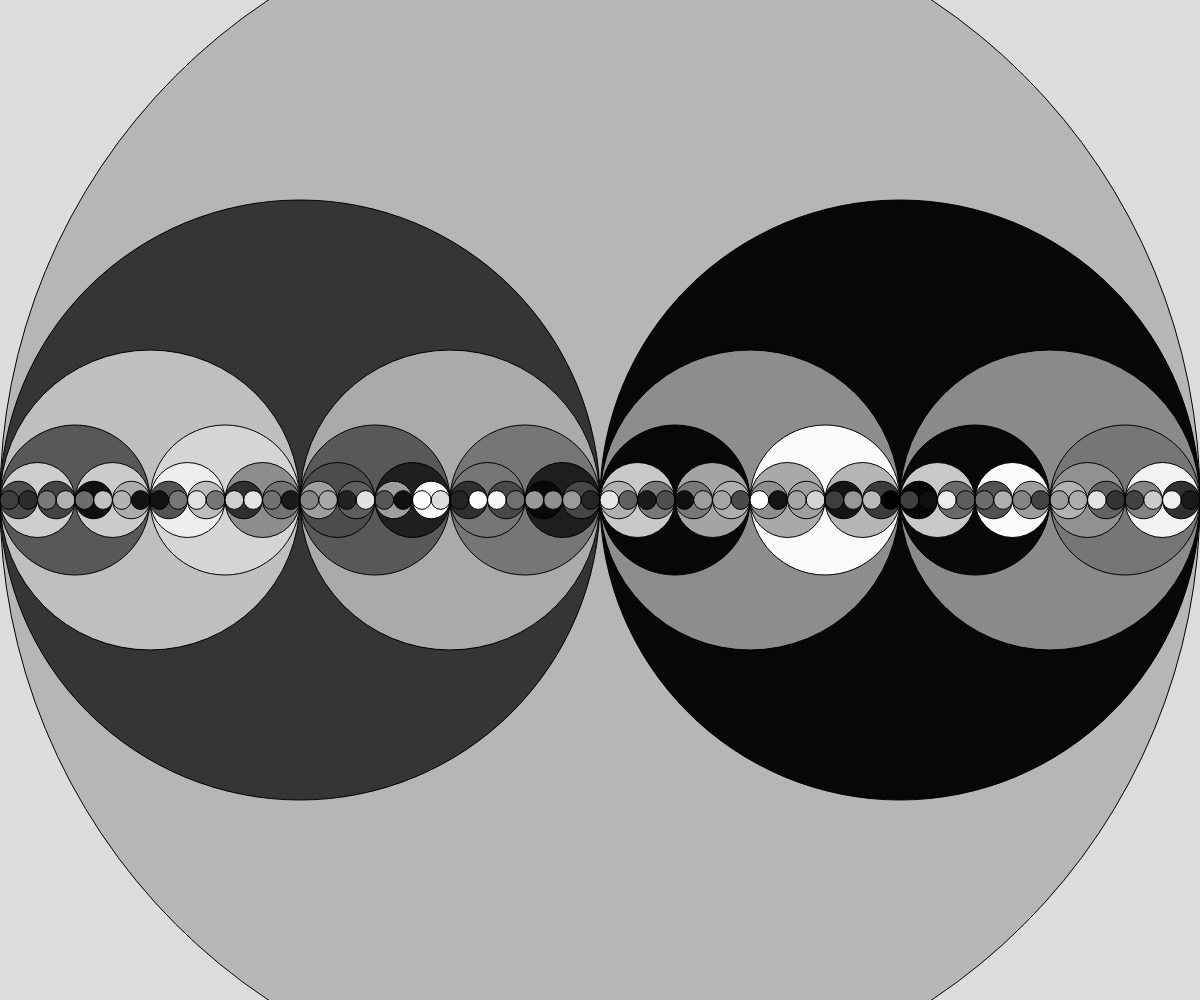
Frame 1 (no input)
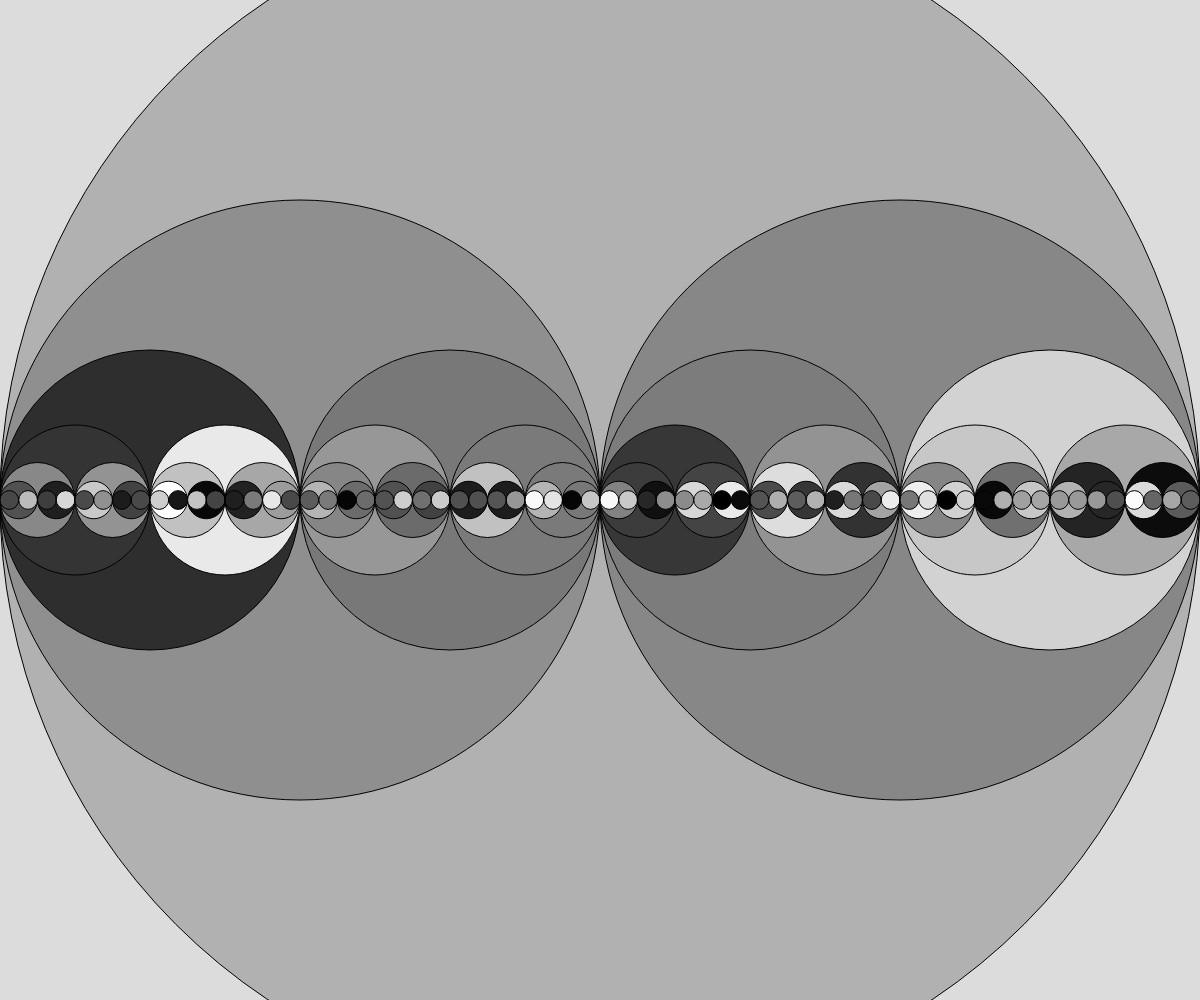
Frame 60 (no input)
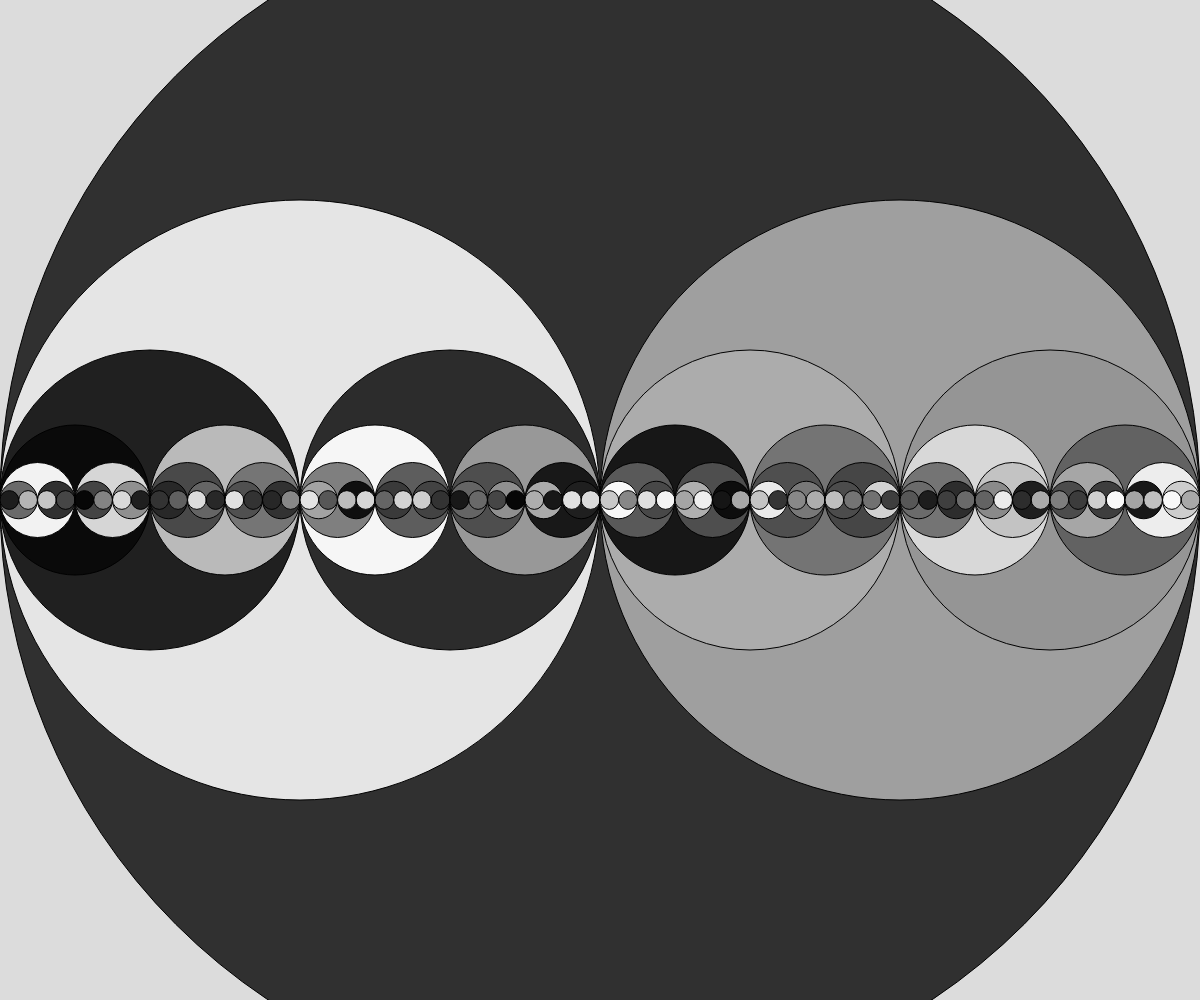
Frame 120 (the mouse pressed at the canvas centre since frame 60)

The p5.js sketch that drew these frames (run headless with seeded random() and noise() and a simulated clock; from frame 60 on, the mouse is pressed at the canvas centre):

// p5.js sketch
// ── sketch.js
// circle recursion demo
// Your Name
// Date
//
// Extra for Experts:
// - describe what you did to take this project "above and beyond"


function setup() {
  createCanvas(windowWidth, windowHeight);
}

function draw() {
  background(220);
  drawCircle(width/2, width/2);
}

function drawCircle(x, radius){
  let fillColor = random(0, 255);
  fill(fillColor);
  circle(x, height/2, radius*2);
  //exit clause
  if(radius > 10){
    drawCircle(x-radius/2, radius/2);
    drawCircle(x+radius/2, radius/2);
  }
}
